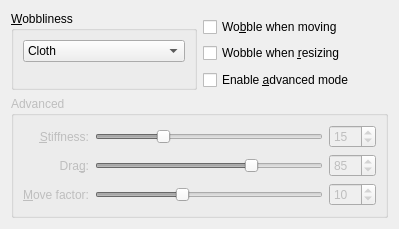
<?xml version="1.0" encoding="UTF-8"?>
<ui version="4.0">
 <class>WobblyWindowsEffectConfigForm</class>
 <widget class="QWidget" name="WobblyWindowsEffectConfigForm">
  <property name="geometry">
   <rect>
    <x>0</x>
    <y>0</y>
    <width>399</width>
    <height>229</height>
   </rect>
  </property>
  <layout class="QGridLayout" name="gridLayout">
   <item row="6" column="0" colspan="2">
    <widget class="QGroupBox" name="advancedGroup">
     <property name="enabled">
      <bool>false</bool>
     </property>
     <property name="title">
      <string>Advanced</string>
     </property>
     <layout class="QGridLayout" name="gridLayout_3">
      <item row="0" column="0">
       <widget class="QLabel" name="label_4">
        <property name="text">
         <string>&amp;Stiffness:</string>
        </property>
        <property name="alignment">
         <set>Qt::AlignRight|Qt::AlignTrailing|Qt::AlignVCenter</set>
        </property>
        <property name="buddy">
         <cstring>kcfg_Stiffness</cstring>
        </property>
       </widget>
      </item>
      <item row="0" column="1">
       <widget class="QSlider" name="kcfg_Stiffness">
        <property name="minimum">
         <number>1</number>
        </property>
        <property name="maximum">
         <number>50</number>
        </property>
        <property name="value">
         <number>15</number>
        </property>
        <property name="orientation">
         <enum>Qt::Horizontal</enum>
        </property>
       </widget>
      </item>
      <item row="0" column="2">
       <widget class="QSpinBox" name="stiffnessSpin">
        <property name="minimum">
         <number>1</number>
        </property>
        <property name="maximum">
         <number>50</number>
        </property>
        <property name="value">
         <number>15</number>
        </property>
       </widget>
      </item>
      <item row="1" column="0">
       <widget class="QLabel" name="label_5">
        <property name="text">
         <string>Dra&amp;g:</string>
        </property>
        <property name="alignment">
         <set>Qt::AlignRight|Qt::AlignTrailing|Qt::AlignVCenter</set>
        </property>
        <property name="buddy">
         <cstring>kcfg_Drag</cstring>
        </property>
       </widget>
      </item>
      <item row="2" column="0">
       <widget class="QLabel" name="label_6">
        <property name="text">
         <string>&amp;Move factor:</string>
        </property>
        <property name="alignment">
         <set>Qt::AlignRight|Qt::AlignTrailing|Qt::AlignVCenter</set>
        </property>
        <property name="buddy">
         <cstring>kcfg_MoveFactor</cstring>
        </property>
       </widget>
      </item>
      <item row="1" column="1">
       <widget class="QSlider" name="kcfg_Drag">
        <property name="minimum">
         <number>50</number>
        </property>
        <property name="maximum">
         <number>100</number>
        </property>
        <property name="value">
         <number>85</number>
        </property>
        <property name="orientation">
         <enum>Qt::Horizontal</enum>
        </property>
       </widget>
      </item>
      <item row="1" column="2">
       <widget class="QSpinBox" name="dragSpin">
        <property name="minimum">
         <number>50</number>
        </property>
        <property name="maximum">
         <number>100</number>
        </property>
        <property name="value">
         <number>85</number>
        </property>
       </widget>
      </item>
      <item row="2" column="1">
       <widget class="QSlider" name="kcfg_MoveFactor">
        <property name="minimum">
         <number>1</number>
        </property>
        <property name="maximum">
         <number>25</number>
        </property>
        <property name="value">
         <number>10</number>
        </property>
        <property name="orientation">
         <enum>Qt::Horizontal</enum>
        </property>
       </widget>
      </item>
      <item row="2" column="2">
       <widget class="QSpinBox" name="moveFactorSpin">
        <property name="minimum">
         <number>1</number>
        </property>
        <property name="maximum">
         <number>25</number>
        </property>
        <property name="value">
         <number>10</number>
        </property>
       </widget>
      </item>
     </layout>
    </widget>
   </item>
   <item row="2" column="1">
    <widget class="QCheckBox" name="kcfg_MoveWobble">
     <property name="text">
      <string>Wo&amp;bble when moving</string>
     </property>
    </widget>
   </item>
   <item row="3" column="1">
    <widget class="QCheckBox" name="kcfg_ResizeWobble">
     <property name="text">
      <string>Wobble when &amp;resizing</string>
     </property>
    </widget>
   </item>
   <item row="4" column="1">
    <spacer name="verticalSpacer">
     <property name="orientation">
      <enum>Qt::Vertical</enum>
     </property>
     <property name="sizeHint" stdset="0">
      <size>
       <width>20</width>
       <height>0</height>
      </size>
     </property>
    </spacer>
   </item>
   <item row="5" column="1">
    <widget class="QCheckBox" name="kcfg_AdvancedMode">
     <property name="text">
      <string>Enable &amp;advanced mode</string>
     </property>
    </widget>
   </item>
   <item row="1" column="0" rowspan="5">
    <widget class="QGroupBox" name="basicGroup">
     <property name="enabled">
      <bool>true</bool>
     </property>
     <property name="title">
      <string>&amp;Wobbliness</string>
     </property>
     <property name="checkable">
      <bool>false</bool>
     </property>
     <layout class="QGridLayout" name="gridLayout_2">
      <item row="0" column="0" colspan="3">
        <widget class="QComboBox" name="kcfg_WobblynessLevel">
          <item>
            <property name="text">
              <string>Cloth</string>
            </property>
          </item>
          <item>
            <property name="text">
              <string>Gelatin</string>
            </property>
          </item>
          <item>
            <property name="text">
              <string>Water</string>
            </property>
          </item>
          <item>
            <property name="text">
              <string>Pudding</string>
            </property>
          </item>
          <item>
            <property name="text">
              <string>Molasses</string>
            </property>
          </item>
          <item>
            <property name="text">
              <string>Nitroglycerin</string>
            </property>
          </item>
          <item>
            <property name="text">
              <string>Custom</string>
            </property>
          </item>
        </widget>
      </item>
      <item row="1" column="1">
       <spacer name="verticalSpacer_2">
        <property name="orientation">
         <enum>Qt::Vertical</enum>
        </property>
        <property name="sizeHint" stdset="0">
         <size>
          <width>20</width>
          <height>0</height>
         </size>
        </property>
       </spacer>
      </item>
     </layout>
    </widget>
   </item>
  </layout>
 </widget>
 <tabstops>
  <tabstop>kcfg_WobblynessLevel</tabstop>
  <tabstop>kcfg_MoveWobble</tabstop>
  <tabstop>kcfg_ResizeWobble</tabstop>
  <tabstop>kcfg_AdvancedMode</tabstop>
  <tabstop>kcfg_Stiffness</tabstop>
  <tabstop>stiffnessSpin</tabstop>
  <tabstop>kcfg_Drag</tabstop>
  <tabstop>dragSpin</tabstop>
  <tabstop>kcfg_MoveFactor</tabstop>
  <tabstop>moveFactorSpin</tabstop>
 </tabstops>
 <resources/>
 <connections>
  <connection>
   <sender>kcfg_Stiffness</sender>
   <signal>valueChanged(int)</signal>
   <receiver>stiffnessSpin</receiver>
   <slot>setValue(int)</slot>
   <hints>
    <hint type="sourcelabel">
     <x>304</x>
     <y>149</y>
    </hint>
    <hint type="destinationlabel">
     <x>364</x>
     <y>150</y>
    </hint>
   </hints>
  </connection>
  <connection>
   <sender>stiffnessSpin</sender>
   <signal>valueChanged(int)</signal>
   <receiver>kcfg_Stiffness</receiver>
   <slot>setValue(int)</slot>
   <hints>
    <hint type="sourcelabel">
     <x>364</x>
     <y>150</y>
    </hint>
    <hint type="destinationlabel">
     <x>304</x>
     <y>149</y>
    </hint>
   </hints>
  </connection>
  <connection>
   <sender>kcfg_Drag</sender>
   <signal>valueChanged(int)</signal>
   <receiver>dragSpin</receiver>
   <slot>setValue(int)</slot>
   <hints>
    <hint type="sourcelabel">
     <x>304</x>
     <y>177</y>
    </hint>
    <hint type="destinationlabel">
     <x>378</x>
     <y>180</y>
    </hint>
   </hints>
  </connection>
  <connection>
   <sender>dragSpin</sender>
   <signal>valueChanged(int)</signal>
   <receiver>kcfg_Drag</receiver>
   <slot>setValue(int)</slot>
   <hints>
    <hint type="sourcelabel">
     <x>378</x>
     <y>180</y>
    </hint>
    <hint type="destinationlabel">
     <x>304</x>
     <y>177</y>
    </hint>
   </hints>
  </connection>
  <connection>
   <sender>kcfg_MoveFactor</sender>
   <signal>valueChanged(int)</signal>
   <receiver>moveFactorSpin</receiver>
   <slot>setValue(int)</slot>
   <hints>
    <hint type="sourcelabel">
     <x>304</x>
     <y>205</y>
    </hint>
    <hint type="destinationlabel">
     <x>378</x>
     <y>208</y>
    </hint>
   </hints>
  </connection>
  <connection>
   <sender>moveFactorSpin</sender>
   <signal>valueChanged(int)</signal>
   <receiver>kcfg_MoveFactor</receiver>
   <slot>setValue(int)</slot>
   <hints>
    <hint type="sourcelabel">
     <x>378</x>
     <y>208</y>
    </hint>
    <hint type="destinationlabel">
     <x>304</x>
     <y>205</y>
    </hint>
   </hints>
  </connection>
  <connection>
   <sender>kcfg_AdvancedMode</sender>
   <signal>toggled(bool)</signal>
   <receiver>advancedGroup</receiver>
   <slot>setEnabled(bool)</slot>
   <hints>
    <hint type="sourcelabel">
     <x>249</x>
     <y>80</y>
    </hint>
    <hint type="destinationlabel">
     <x>220</x>
     <y>131</y>
    </hint>
   </hints>
  </connection>
 </connections>
</ui>
